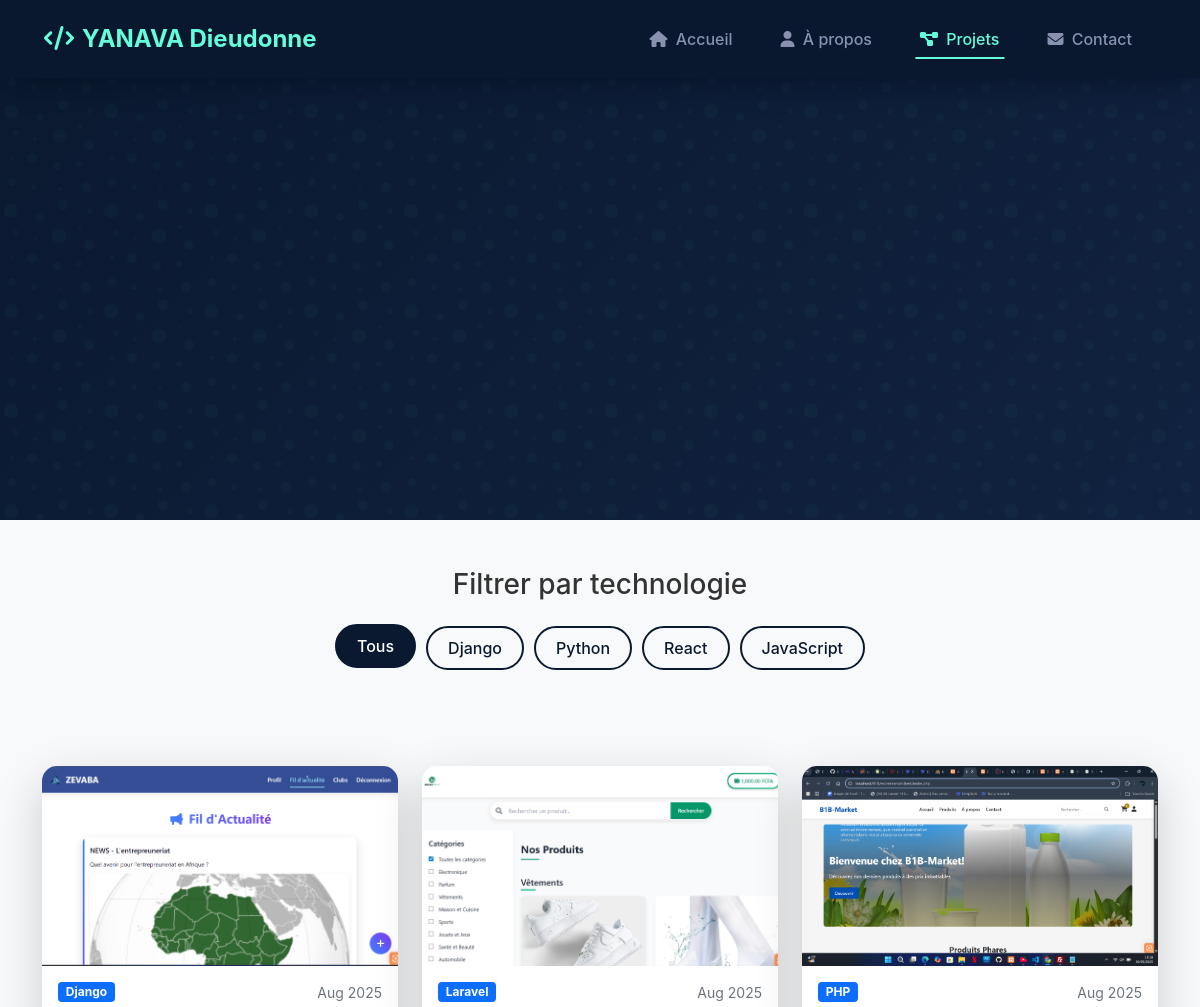
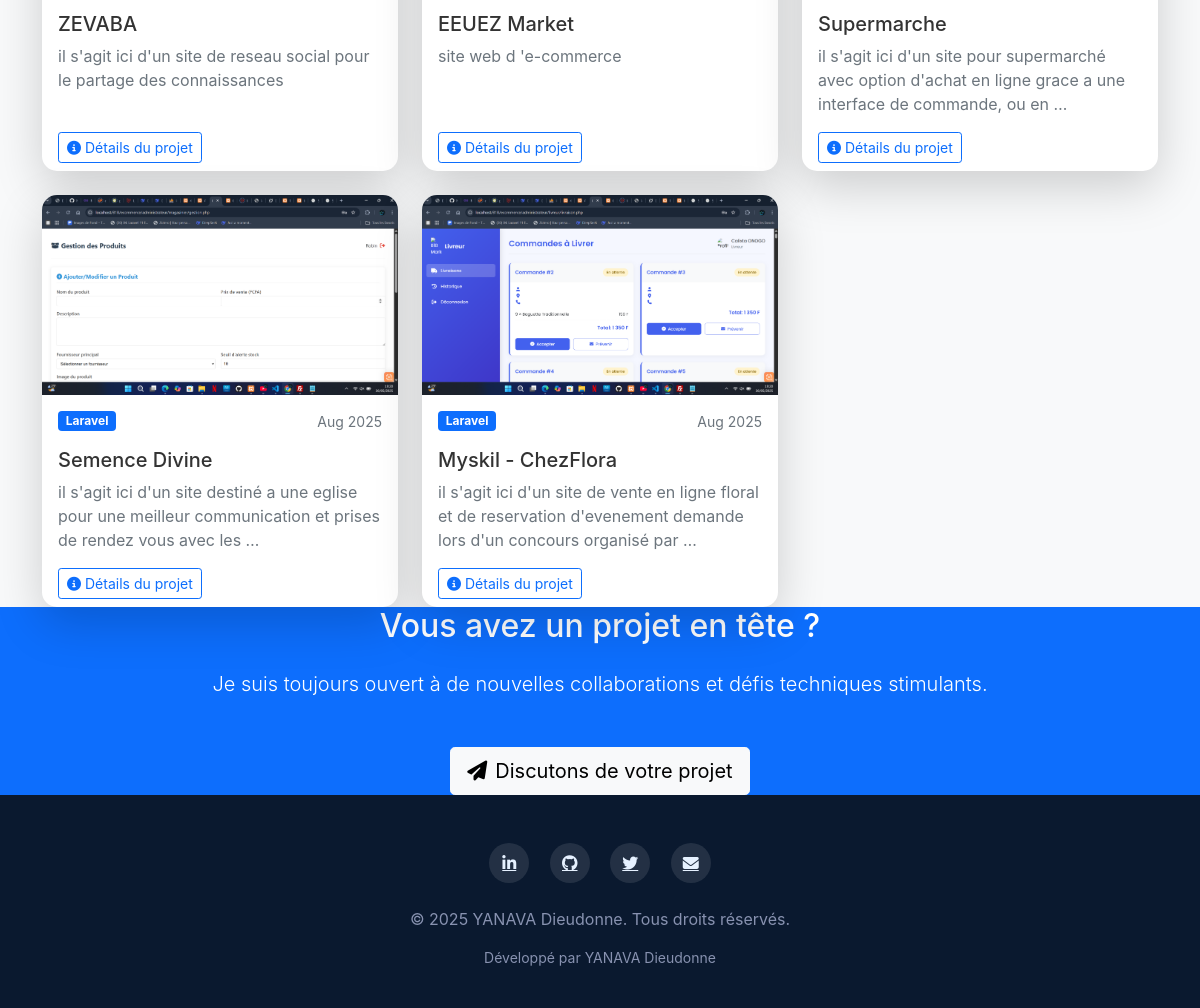
/projects/, run on the app's committed database (2 pictures, top to bottom).
### portfolio/models.py (models this page shows, shortened)
class Project(models.Model):
    title = models.CharField(max_length=200)
    description = models.TextField()
    technology = models.CharField(max_length=100)
    image = models.ImageField(upload_to='project_images/')
    project_url = models.URLField(blank=True)
    github_url = models.URLField(blank=True)
    created_at = models.DateTimeField(auto_now_add=True)

### portfolio/views.py (the view)
# urls.py: path('projects/', views.projects, name='projects'),
def projects(request):
    projects = Project.objects.all().order_by('-created_at')
    return render(request, 'projects.html', {'projects': projects})

### portfolio/templates/projects.html (shortened to what this page needs)
{% extends 'base.html' %}
{% load static %}
{% block content %}
<section class="projects-hero-section">
    <div class="container">
        <div class="row min-vh-40 align-items-center">
        </div>
    </div>
</section>
<section class="py-5 bg-light">
    <div class="container">
        <div class="row justify-content-center">
            <div class="col-lg-8">
                <div class="text-center mb-5">
                    <h3 class="mb-4">Filtrer par technologie</h3>
                    <div class="technology-filters">
                        <button class="filter-btn active" data-filter="all">Tous</button>
                        <button class="filter-btn" data-filter="django">Django</button>
                        <button class="filter-btn" data-filter="python">Python</button>
                        <button class="filter-btn" data-filter="react">React</button>
                        <button class="filter-btn" data-filter="javascript">JavaScript</button>
                    </div>
                </div>
            </div>
        </div>
    </div>
</section>
<section class="py-6">
    <div class="container">
        <div class="row g-4" id="projects-container">
            {% for project in projects %}
            <div class="col-md-6 col-lg-4 project-item" data-technologies="{{ project.technology|lower }}">
                <div class="project-card card h-100 border-0 shadow-lg">
                    <div class="project-image-wrapper">
                        <img src="{{ project.image.url }}" class="card-img-top project-image" alt="{{ project.title }}">
                    </div>
                    <div class="card-body">
                        <div class="d-flex justify-content-between align-items-center mb-3">
                            <span class="badge bg-primary">{{ project.technology }}</span>
                            <span class="text-muted small">{{ project.created_at|date:"M Y" }}</span>
                        </div>
                        <h5 class="card-title">{{ project.title }}</h5>
                        <p class="card-text text-muted">{{ project.description|truncatewords:20 }}</p>
                    </div>
                    <div class="card-footer bg-transparent border-0 pt-0">
                        <a href="{% url 'project_detail' project.id %}" class="btn btn-outline-primary btn-sm">
                            <i class="fas fa-info-circle me-1"></i>Détails du projet
                        </a>
                    </div>
                </div>
            </div>
            {% endfor %}
        </div>
    </div>
</section>
<section class="py-6 bg-primary text-white">
    <div class="container text-center">
        <h2 class="mb-4">Vous avez un projet en tête ?</h2>
        <p class="lead mb-5">Je suis toujours ouvert à de nouvelles collaborations et défis techniques stimulants.</p>
        <a href="{% url 'contact' %}" class="btn btn-light btn-lg">
            <i class="fas fa-paper-plane me-2"></i>Discutons de votre projet
        </a>
    </div>
</section>
{% endblock %}

### portfolio/templates/base.html (style rules this page uses)
:root { --primary-color: #0a192f; --secondary-color: #112240; --accent-color: #64ffda; --text-primary: #e6f1ff; --text-secondary: #8892b0; --light-bg: #f8f9fa; --transition: all 0.25s cubic-bezier(0.645, 0.045, 0.355, 1); }
body { font-family: 'Calibre', 'Inter', 'San Francisco', 'SF Pro Text', -apple-system, system-ui, sans-serif; background-color: var(--light-bg); color: #333; padding-bottom: 70px; }
@media (min-width: 992px) { body { padding-bottom: 0; } }

### portfolio/templates/projects.html (style rules this page uses)
.min-vh-40 { min-height: 40vh; }
.projects-hero-section { background: linear-gradient(135deg, var(--primary-color) 0%, var(--secondary-color) 100%); color: white; padding: 120px 0 80px; position: relative; overflow: hidden; }
.projects-hero-section::before { content: ''; position: absolute; top: 0; left: 0; width: 100%; height: 100%; opacity: 0.5; }
.technology-filters { display: flex; flex-wrap: wrap; justify-content: center; gap: 10px; }
.filter-btn { padding: 8px 20px; border: 2px solid var(--primary-color); background: transparent; color: var(--primary-color); border-radius: 30px; font-weight: 500; transition: all 0.3s ease; cursor: pointer; }
.filter-btn:hover, .filter-btn.active { background: var(--primary-color); color: white; transform: translateY(-2px); }
.project-card { transition: all 0.3s ease; border-radius: 15px; overflow: hidden; opacity: 0; transform: translateY(30px); }
.project-card.animated { opacity: 1; transform: translateY(0); }
.project-image-wrapper { position: relative; overflow: hidden; height: 200px; }
.project-image { height: 100%; object-fit: cover; transition: transform 0.5s ease; }

### data on the page
Project: image (picture), technology "Django", created_at "Aug 2025", title "ZEVABA", description "il s'agit ici d'un site de reseau social pour le partage des connaissances"
Project: image (picture), technology "Laravel", created_at "Aug 2025", title "EEUEZ Market", description "site web d 'e-commerce"
Project: image (picture), technology "PHP", created_at "Aug 2025", title "Supermarche", description "il s'agit ici d'un site pour supermarché avec option d'achat en ligne grace a une interface de commande, ou en …"
Project: image (picture), technology "Laravel", created_at "Aug 2025", title "Semence Divine", description "il s'agit ici d'un site destiné a une eglise pour une meilleur communication et prises de rendez vous avec les …"
Project: image (picture), technology "Laravel", created_at "Aug 2025", title "Myskil - ChezFlora", description "il s'agit ici d'un site de vente en ligne floral et de reservation d'evenement demande lors d'un concours organisé par …"
